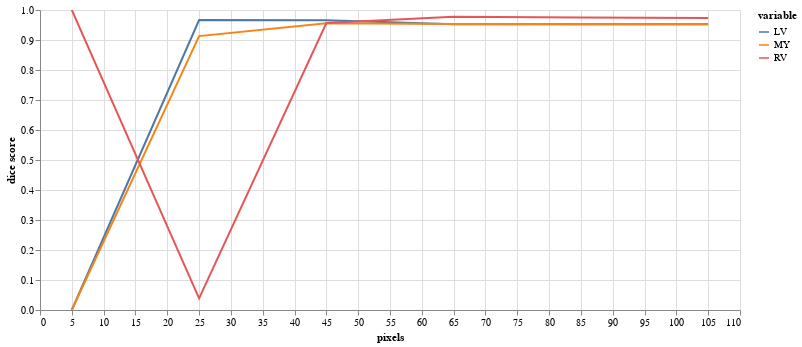

The cell this chart's notebook holds for it:
### Code cell
(alt
 .Chart(results.melt(id_vars=['pixels'],value_vars=['LV','MY','RV'],value_name='dice score'))
 .mark_line()
 .encode(
     x="pixels",
     y="dice score",
     color="variable",
     tooltip="dice score"
 )
 .properties(width=700,height=300)
 .interactive()
)

### Figure 1 — Vega-Lite specification as saved in the notebook (floating-point values rounded to 4 significant figures)
{"config": {"view": {"continuousWidth": 400, "continuousHeight": 300}}, "data": {"name": "data-6cd0ca2411312e78744300ce9bd388e8"}, "mark": "line", "encoding": {"color": {"field": "variable", "type": "nominal"}, "tooltip": {"field": "dice score", "type": "quantitative"}, "x": {"field": "pixels", "type": "quantitative"}, "y": {"field": "dice score", "type": "quantitative"}}, "height": 300, "selection": {"selector003": {"type": "interval", "bind": "scales", "encodings": ["x", "y"]}}, "width": 700, "$schema": "https://vega.github.io/schema/vega-lite/v4.17.0.json", "datasets": {"data-6cd0ca2411312e78744300ce9bd388e8": [{"pixels": 5, "variable": "LV", "dice score": 0.0}, {"pixels": 25, "variable": "LV", "dice score": 0.9664}, {"pixels": 45, "variable": "LV", "dice score": 0.9662}, {"pixels": 65, "variable": "LV", "dice score": 0.9526}, {"pixels": 85, "variable": "LV", "dice score": 0.9526}, {"pixels": 105, "variable": "LV", "dice score": 0.9526}, {"pixels": 5, "variable": "MY", "dice score": 0.0}, {"pixels": 25, "variable": "MY", "dice score": 0.9131}, {"pixels": 45, "variable": "MY", "dice score": 0.9562}, {"pixels": 65, "variable": "MY", "dice score": 0.9536}, {"pixels": 85, "variable": "MY", "dice score": 0.9525}, {"pixels": 105, "variable": "MY", "dice score": 0.9525}, {"pixels": 5, "variable": "RV", "dice score": 1.0}, {"pixels": 25, "variable": "RV", "dice score": 0.03861}, {"pixels": 45, "variable": "RV", "dice score": 0.9565}, {"pixels": 65, "variable": "RV", "dice score": 0.9774}, {"pixels": 85, "variable": "RV", "dice score": 0.9747}, {"pixels": 105, "variable": "RV", "dice score": 0.973}]}}
